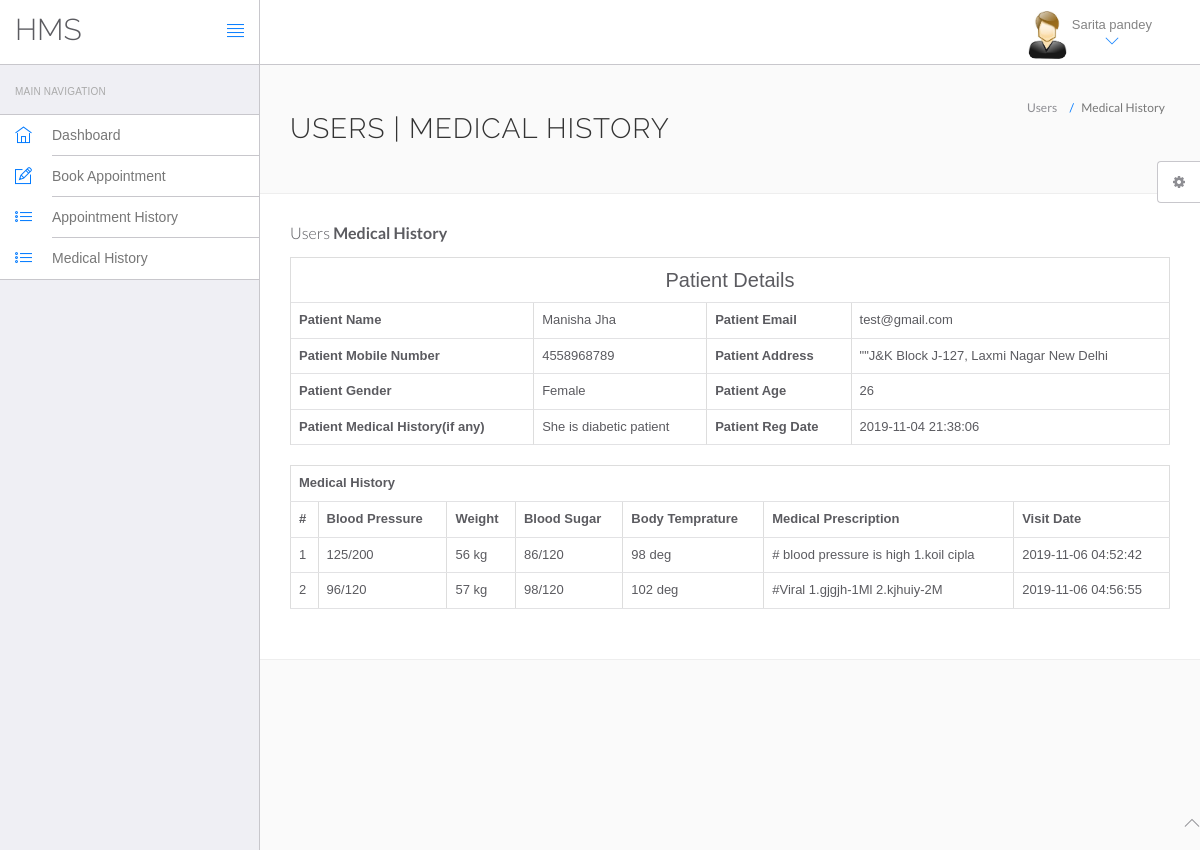
Screenshot of /hms/view-medhistory.php?viewid=1 (signed in) with the database file from the repository.
### tables this page shows
CREATE TABLE `users` (
  `id` int(11) NOT NULL,
  `fullName` varchar(255) DEFAULT NULL,
  `address` longtext DEFAULT NULL,
  `city` varchar(255) DEFAULT NULL,
  `gender` varchar(255) DEFAULT NULL,
  `email` varchar(255) DEFAULT NULL,
  `password` varchar(255) DEFAULT NULL,
  `regDate` timestamp NULL DEFAULT current_timestamp(),
  `updationDate` timestamp NULL DEFAULT NULL ON UPDATE current_timestamp()
);

CREATE TABLE `tblpatient` (
  `ID` int(10) NOT NULL,
  `Docid` int(10) DEFAULT NULL,
  `PatientName` varchar(200) DEFAULT NULL,
  `PatientContno` bigint(10) DEFAULT NULL,
  `PatientEmail` varchar(200) DEFAULT NULL,
  `PatientGender` varchar(50) DEFAULT NULL,
  `PatientAdd` mediumtext DEFAULT NULL,
  `PatientAge` int(10) DEFAULT NULL,
  `PatientMedhis` mediumtext DEFAULT NULL,
  `CreationDate` timestamp NULL DEFAULT current_timestamp(),
  `UpdationDate` timestamp NULL DEFAULT NULL ON UPDATE current_timestamp()
);

CREATE TABLE `tblmedicalhistory` (
  `ID` int(10) NOT NULL,
  `PatientID` int(10) DEFAULT NULL,
  `BloodPressure` varchar(200) DEFAULT NULL,
  `BloodSugar` varchar(200) NOT NULL,
  `Weight` varchar(100) DEFAULT NULL,
  `Temperature` varchar(200) DEFAULT NULL,
  `MedicalPres` mediumtext DEFAULT NULL,
  `CreationDate` timestamp NOT NULL DEFAULT current_timestamp() ON UPDATE current_timestamp()
);

### hms/view-medhistory.php (the view, shortened to what this page needs)
<?php
include('include/config.php');
?>
<!DOCTYPE html>
<html lang="en">
	<head>
		<link rel="stylesheet" href="vendor/bootstrap/css/bootstrap.min.css">
		<link rel="stylesheet" href="vendor/fontawesome/css/font-awesome.min.css">
		<link rel="stylesheet" href="vendor/themify-icons/themify-icons.min.css">
		<link href="vendor/animate.css/animate.min.css" rel="stylesheet" media="screen">
		<link href="vendor/perfect-scrollbar/perfect-scrollbar.min.css" rel="stylesheet" media="screen">
		<link href="vendor/switchery/switchery.min.css" rel="stylesheet" media="screen">
		<link href="vendor/bootstrap-touchspin/jquery.bootstrap-touchspin.min.css" rel="stylesheet" media="screen">
		<link href="vendor/select2/select2.min.css" rel="stylesheet" media="screen">
		<link href="vendor/bootstrap-datepicker/bootstrap-datepicker3.standalone.min.css" rel="stylesheet" media="screen">
		<link href="vendor/bootstrap-timepicker/bootstrap-timepicker.min.css" rel="stylesheet" media="screen">
		<link rel="stylesheet" href="assets/css/styles.css">
		<link rel="stylesheet" href="assets/css/plugins.css">
		<link rel="stylesheet" href="assets/css/themes/theme-1.css" id="skin_color" />
	</head>
	<body>
		<div id="app">
<?php include('include/sidebar.php');?>
<div class="app-content">
<?php include('include/header.php');?>
<div class="main-content" >
<div class="wrap-content container" id="container">
<section id="page-title">
<div class="row">
<div class="col-sm-8">
<h1 class="mainTitle">Users | Medical History</h1>
</div>
<ol class="breadcrumb">
<li>
<span>Users</span>
</li>
<li class="active">
<span>Medical History</span>
</li>
</ol>
</div>
</section>
<div class="container-fluid container-fullw bg-white">
<div class="row">
<div class="col-md-12">
<h5 class="over-title margin-bottom-15">Users <span class="text-bold">Medical History</span></h5>
<?php
                               $vid=$_GET['viewid'];
                               $ret=mysqli_query($con,"select * from tblpatient where ID='$vid'");
$cnt=1;
while ($row=mysqli_fetch_array($ret)) {
                               ?>
<table border="1" class="table table-bordered">
 <tr align="center">
<td colspan="4" style="font-size:20px;color:blue">
 Patient Details</td></tr>
    <tr>
    <th scope>Patient Name</th>
    <td><?php  echo $row['PatientName'];?></td>
    <th scope>Patient Email</th>
    <td><?php  echo $row['PatientEmail'];?></td>
  </tr>
  <tr>
    <th scope>Patient Mobile Number</th>
    <td><?php  echo $row['PatientContno'];?></td>
    <th>Patient Address</th>
    <td><?php  echo $row['PatientAdd'];?></td>
  </tr>
    <tr>
    <th>Patient Gender</th>
    <td><?php  echo $row['PatientGender'];?></td>
    <th>Patient Age</th>
    <td><?php  echo $row['PatientAge'];?></td>
  </tr>
  <tr>
    <th>Patient Medical History(if any)</th>
    <td><?php  echo $row['PatientMedhis'];?></td>
     <th>Patient Reg Date</th>
    <td><?php  echo $row['CreationDate'];?></td>
  </tr>
<?php }?>
</table>
<?php
$ret=mysqli_query($con,"select * from tblmedicalhistory  where PatientID='$vid'");
 ?>
<table id="datatable" class="table table-bordered dt-responsive nowrap" style="border-collapse: collapse; border-spacing: 0; width: 100%;">
  <tr align="center">
   <th colspan="8" >Medical History</th>
  </tr>
  <tr>
    <th>#</th>
<th>Blood Pressure</th>
<th>Weight</th>
<th>Blood Sugar</th>
<th>Body Temprature</th>
<th>Medical Prescription</th>
<th>Visit Date</th>
</tr>
<?php
while ($row=mysqli_fetch_array($ret)) {
  ?>
<tr>
  <td><?php echo $cnt;?></td>
 <td><?php  echo $row['BloodPressure'];?></td>
 <td><?php  echo $row['Weight'];?></td>
 <td><?php  echo $row['BloodSugar'];?></td>
  <td><?php  echo $row['Temperature'];?></td>
  <td><?php  echo $row['MedicalPres'];?></td>
  <td><?php  echo $row['CreationDate'];?></td>
</tr>
<?php $cnt=$cnt+1;} ?>
</table>
</div>
</div>
</div>
</div>
</div>
</div>
</div>
	<?php include('include/footer.php');?>
	<?php include('include/setting.php');?>
	</body>
</html>

### hms/include/sidebar.php
<div class="sidebar app-aside" id="sidebar">
				<div class="sidebar-container perfect-scrollbar">
<nav>
						<div class="navbar-title">
							<span>Main Navigation</span>
						</div>
						<ul class="main-navigation-menu">
							<li>
								<a href="dashboard.php">
									<div class="item-content">
										<div class="item-media">
											<i class="ti-home"></i>
										</div>
										<div class="item-inner">
											<span class="title"> Dashboard </span>
										</div>
									</div>
								</a>
							</li>
							<li>
								<a href="book-appointment.php">
									<div class="item-content">
										<div class="item-media">
											<i class="ti-pencil-alt"></i>
										</div>
										<div class="item-inner">
											<span class="title"> Book Appointment </span>
										</div>
									</div>
								</a>
							</li>
							<li>
								<a href="appointment-history.php">
									<div class="item-content">
										<div class="item-media">
											<i class="ti-list"></i>
										</div>
										<div class="item-inner">
											<span class="title"> Appointment History </span>
										</div>
									</div>
								</a>
							</li>
<li>
								<a href="manage-medhistory.php">
									<div class="item-content">
										<div class="item-media">
											<i class="ti-list"></i>
										</div>
										<div class="item-inner">
											<span class="title"> Medical History </span>
										</div>
									</div>
								</a>
							</li>
						</ul>
					</nav>
					</div>
			</div>

### hms/include/header.php (shortened to what this page needs)
<header class="navbar navbar-default navbar-static-top">
					<div class="navbar-header">
						<a class="navbar-brand" href="#">
							<h2 style="padding-top:20% ">HMS</h2>
						</a>
						<a href="#" class="sidebar-toggler pull-right visible-md visible-lg" data-toggle-class="app-sidebar-closed" data-toggle-target="#app">
							<i class="ti-align-justify"></i>
						</a>
					</div>
					<div class="navbar-collapse collapse">
						<ul class="nav navbar-right">
							<li class="dropdown current-user">
								<a href class="dropdown-toggle" data-toggle="dropdown">
									<img src="assets/images/images.jpg"> <span class="username">
									<?php $query=mysqli_query($con,"select fullName from users where id='".$_SESSION['id']."'");
while($row=mysqli_fetch_array($query))
{
	echo $row['fullName'];
}
									?> <i class="ti-angle-down"></i></i></span>
								</a>
							</li>
						</ul>
					</div>
				</header>

### hms/include/footer.php
<footer>
				<div class="footer-inner">
					<div class="pull-left">
						&copy; <span class="current-year"></span><span class="text-bold text-uppercase"> HMS</span>. <span>All rights reserved</span>
					</div>
					<div class="pull-right">
						<span class="go-top"><i class="ti-angle-up"></i></span>
					</div>
				</div>
			</footer>

### hms/include/setting.php (shortened to what this page needs)
<div class="settings panel panel-default hidden-xs hidden-sm" id="settings">
				<button ct-toggle="toggle" data-toggle-class="active" data-toggle-target="#settings" class="btn btn-default">
					<i class="fa fa-spin fa-gear"></i>
				</button>
			</div>

### hms/assets/css/plugins.css (style rules this page uses)
.perfect-scrollbar { overflow-y: hidden !important; }

### hms/assets/css/themes/theme-1.css (style rules this page uses)
body { background: #FAFAFA; }
header .navbar-header { background: #ffffff !important; border-right-color: #c8c7cc !important; border-bottom-color: #c8c7cc !important; }
header .navbar-header .sidebar-toggler, header .navbar-header .sidebar-mobile-toggler { color: #007aff !important; }
header .navbar-header .navbar-brand { color: #777 !important; }
header .navbar-collapse { background: #ffffff !important; border-bottom-color: #c8c7cc !important; box-shadow: none !important; }
header .navbar-collapse .navbar-right > li > a { color: #777; }
header .navbar-collapse .navbar-right > li > a i { color: #007aff !important; }
#sidebar { background: #EFEFF4 !important; }
#sidebar:before { border-right-width: "1px" !important; border-right-style: solid; border-right-color: #c8c7cc !important; }
#sidebar nav { border-right-width: "1px" !important; border-right-style: solid; border-right-color: #c8c7cc !important; }
#sidebar nav .navbar-title { color: #aaaaaa; }
#sidebar nav > ul { background: #ffffff !important; border-bottom-color: #c8c7cc !important; border-top-color: #c8c7cc !important; }
#sidebar nav > ul > li > a .item-media > i { color: #007aff !important; }
#sidebar nav > ul > li > a .item-inner { color: #777 !important; border-bottom-color: #c8c7cc; }

### rows the page displays
users: fullName "Sarita pandey"
tblpatient: PatientName "Manisha Jha", PatientEmail "test@gmail.com", PatientContno "4558968789", PatientAdd "\"\"J&K Block J-127, Laxmi Nagar New Delhi", PatientGender "Female", PatientAge "26", PatientMedhis "She is diabetic patient", CreationDate "2019-11-04 21:38:06"
tblmedicalhistory: BloodPressure "125/200", Weight "56 kg", BloodSugar "86/120", Temperature "98 deg", MedicalPres "# blood pressure is high 1.koil cipla", CreationDate "2019-11-06 04:52:42"
tblmedicalhistory: BloodPressure "96/120", Weight "57 kg", BloodSugar "98/120", Temperature "102 deg", MedicalPres "#Viral 1.gjgjh-1Ml 2.kjhuiy-2M", CreationDate "2019-11-06 04:56:55"
